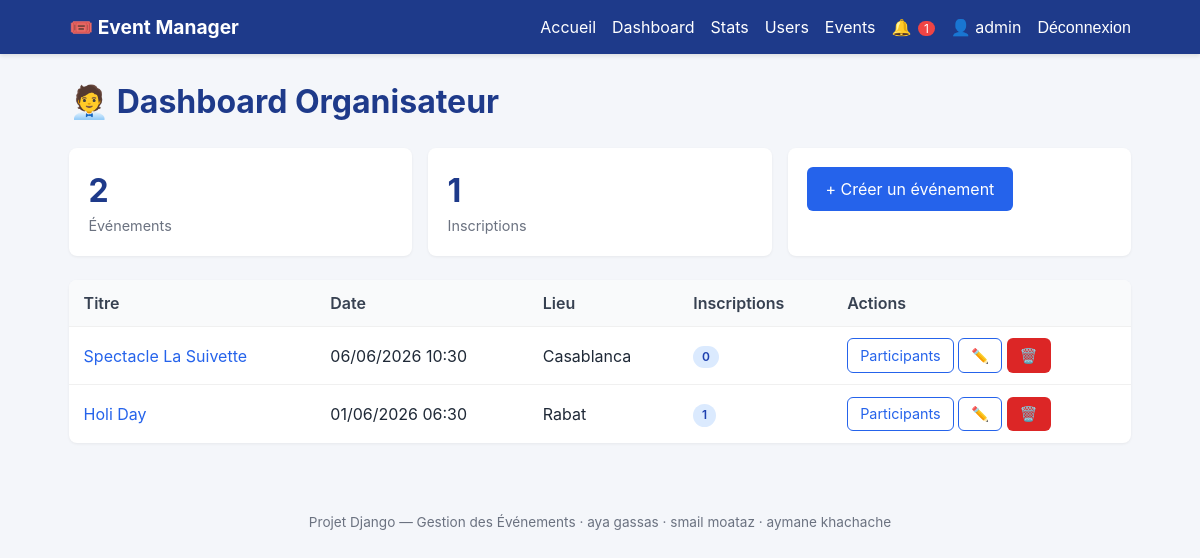
/organizer/ (signed in), run on the app's committed database.
### accounts/models.py (models this page shows, shortened)
class User(AbstractUser):
    ROLE_USER = 'user'
    ROLE_ORGANIZER = 'organizer'
    ROLE_ADMIN = 'admin'
    ROLE_CHOICES = [
        (ROLE_USER, 'User'),
        (ROLE_ORGANIZER, 'Organizer'),
        (ROLE_ADMIN, 'Admin'),
    ]
    email = models.EmailField(unique=True)
    role = models.CharField(max_length=20, choices=ROLE_CHOICES, default=ROLE_USER)
    created_at = models.DateTimeField(auto_now_add=True)
    REQUIRED_FIELDS = ['email']
    @property
    def is_organizer(self):
        return self.role == self.ROLE_ORGANIZER or self.is_superuser
    @property
    def is_app_admin(self):
        return self.role == self.ROLE_ADMIN or self.is_superuser

### events/models.py (models this page shows, shortened)
class Event(models.Model):
    title = models.CharField(max_length=200)
    description = models.TextField()
    date = models.DateTimeField()
    location = models.CharField(max_length=255)
    latitude = models.FloatField(null=True, blank=True)
    longitude = models.FloatField(null=True, blank=True)
    image = models.ImageField(upload_to='events/', null=True, blank=True)
    organizer = models.ForeignKey(
        settings.AUTH_USER_MODEL,
        on_delete=models.CASCADE,
        related_name='events',
    )
    created_at = models.DateTimeField(auto_now_add=True)
    class Meta:
        ordering = ['-date']

### events/views.py (the view)
# urls.py: path('organizer/', views.organizer_dashboard, name='organizer_dashboard'),
@login_required
@user_passes_test(_organizer_required)
def organizer_dashboard(request):
    events = (
        Event.objects.filter(organizer=request.user)
        .annotate(reg_count=Count('registrations'))
        .order_by('-date')
    )
    total_registrations = sum(e.reg_count for e in events)
    return render(request, 'events/organizer/dashboard.html', {
        'events': events,
        'total_events': events.count(),
        'total_registrations': total_registrations,
    })

### events/context_processors.py (called while the page is built)
def unread_notifications(request):
    if not request.user.is_authenticated:
        return {'unread_notifications_count': 0}
    return {
        'unread_notifications_count': request.user.notifications.filter(read=False).count()
    }

### events/views.py (called while the page is built)
def _organizer_required(user):
    return user.is_authenticated and (user.is_organizer or user.is_app_admin)

### templates/events/organizer/dashboard.html (shortened to what this page needs)
{% extends 'base.html' %}
{% block content %}
<h1>🧑‍💼 Dashboard Organisateur</h1>
<div class="stat-row">
    <div class="stat"><div class="n">{{ total_events }}</div><div class="l">Événements</div></div>
    <div class="stat"><div class="n">{{ total_registrations }}</div><div class="l">Inscriptions</div></div>
    <div class="stat">
        <a href="{% url 'events:event_create' %}" class="btn btn-primary">+ Créer un événement</a>
    </div>
</div>
{% if events %}
<table class="table">
    <thead>
        <tr><th>Titre</th><th>Date</th><th>Lieu</th><th>Inscriptions</th><th>Actions</th></tr>
    </thead>
    <tbody>
        {% for e in events %}
        <tr>
            <td><a href="{% url 'events:detail' e.pk %}">{{ e.title }}</a></td>
            <td>{{ e.date|date:"d/m/Y H:i" }}</td>
            <td>{{ e.location }}</td>
            <td><span class="pill pill-blue">{{ e.reg_count }}</span></td>
            <td>
                <a href="{% url 'events:participants' e.pk %}" class="btn btn-outline btn-sm">Participants</a>
                <a href="{% url 'events:event_update' e.pk %}" class="btn btn-outline btn-sm">✏️</a>
                <a href="{% url 'events:event_delete' e.pk %}" class="btn btn-danger btn-sm">🗑️</a>
            </td>
        </tr>
        {% endfor %}
    </tbody>
</table>
{% else %}
<p>Aucun événement pour le moment.</p>
{% endif %}
{% endblock %}

### templates/base.html (shortened to what this page needs)
{% load static %}
<!DOCTYPE html>
<html lang="fr">
<head>
    <link rel="stylesheet" href="{% static 'css/style.css' %}">
</head>
<body>
<nav class="navbar">
    <div class="nav-inner">
        <a href="{% url 'events:home' %}" class="brand">🎟️ Event Manager</a>
        <div class="nav-links">
            <a href="{% url 'events:home' %}">Accueil</a>
            {% if user.is_authenticated %}
                {% if user.is_organizer %}
                    <a href="{% url 'events:organizer_dashboard' %}">Dashboard</a>
                    <a href="{% url 'events:stats' %}">Stats</a>
                {% endif %}
                {% if user.is_app_admin %}
                    <a href="{% url 'events:admin_users' %}">Users</a>
                    <a href="{% url 'events:admin_events' %}">Events</a>
                {% endif %}
                <a href="{% url 'events:notifications' %}">
                    🔔
                    {% if unread_notifications_count %}
                        <span class="badge">{{ unread_notifications_count }}</span>
                    {% endif %}
                </a>
                <a href="{% url 'accounts:profile' %}">👤 {{ user.username }}</a>
                <form method="post" action="{% url 'accounts:logout' %}" class="inline">
                    <button type="submit" class="link-button">Déconnexion</button>
                </form>
            {% else %}
                <a href="{% url 'accounts:login' %}">Connexion</a>
                <a href="{% url 'accounts:register' %}" class="btn btn-primary btn-sm">S'inscrire</a>
            {% endif %}
        </div>
    </div>
</nav>
<main class="container">
    {% block content %}{% endblock %}
</main>
<footer class="footer">
    <p>Projet Django — Gestion des Événements · aya gassas · smail moataz · aymane khachache</p>
</footer>
</body>
</html>

### static/css/style.css (style rules this page uses)
* { box-sizing: border-box; }
body { margin: 0; font-family: -apple-system, "Segoe UI", Roboto, Helvetica, Arial, sans-serif; background: #f4f6fa; color: #1f2937; line-height: 1.5; }
a { color: #2563eb; text-decoration: none; }
.navbar { background: #1e3a8a; color: white; padding: 0.8rem 0; box-shadow: 0 2px 4px rgba(0,0,0,.1); }
.nav-inner { max-width: 1100px; margin: 0 auto; padding: 0 1.2rem; display: flex; justify-content: space-between; align-items: center; flex-wrap: wrap; gap: 0.8rem; }
.brand { color: white; font-weight: bold; font-size: 1.2rem; }
.nav-links { display: flex; gap: 1rem; align-items: center; flex-wrap: wrap; }
.nav-links a, .nav-links .link-button { color: white; position: relative; }
.badge { background: #ef4444; color: white; border-radius: 999px; padding: 0 6px; font-size: .75rem; margin-left: 2px; }
.inline { display: inline; margin: 0; }
.link-button { background: none; border: none; color: white; cursor: pointer; font-size: inherit; padding: 0; }
.container { max-width: 1100px; margin: 1.5rem auto; padding: 0 1.2rem; }
.footer { text-align: center; color: #6b7280; padding: 2rem 1rem; font-size: .85rem; }
.btn { display: inline-block; padding: .55rem 1.1rem; border-radius: 6px; border: 1px solid transparent; cursor: pointer; font-size: 1rem; text-decoration: none; transition: opacity .15s; }
.btn-primary { background: #2563eb; color: white; }
.btn-danger { background: #dc2626; color: white; }
.btn-outline { background: transparent; border-color: #2563eb; color: #2563eb; }
.btn-sm { padding: .35rem .75rem; font-size: .9rem; }
.table { width: 100%; border-collapse: collapse; background: white; border-radius: 8px; overflow: hidden; box-shadow: 0 1px 3px rgba(0,0,0,.06); }
.table th, .table td { padding: .7rem .9rem; text-align: left; border-bottom: 1px solid #f0f0f0; }
.table th { background: #f9fafb; font-weight: 600; color: #374151; }
.table tr:last-child td { border-bottom: 0; }
.stat-row { display: grid; gap: 1rem; grid-template-columns: repeat(auto-fit, minmax(180px, 1fr)); margin-bottom: 1.5rem; }
.stat { background: white; padding: 1.2rem; border-radius: 8px; box-shadow: 0 1px 3px rgba(0,0,0,.06); }
.stat .n { font-size: 2rem; font-weight: bold; color: #1e3a8a; }
.stat .l { color: #6b7280; font-size: .9rem; }
.pill { display: inline-block; padding: .15rem .55rem; border-radius: 999px; font-size: .75rem; font-weight: 600; }
.pill-blue { background: #dbeafe; color: #1e40af; }
h1 { color: #1e3a8a; }

### data on the page
User: username "admin"
Event: title "Spectacle La Suivette", date "06/06/2026 10:30", location "Casablanca", reg_count "0"
Event: title "Holi Day", date "01/06/2026 06:30", location "Rabat", reg_count "1"

### other printed values
{{ unread_notifications_count }} "1"
{{ total_events }} "2"
{{ total_registrations }} "1"
